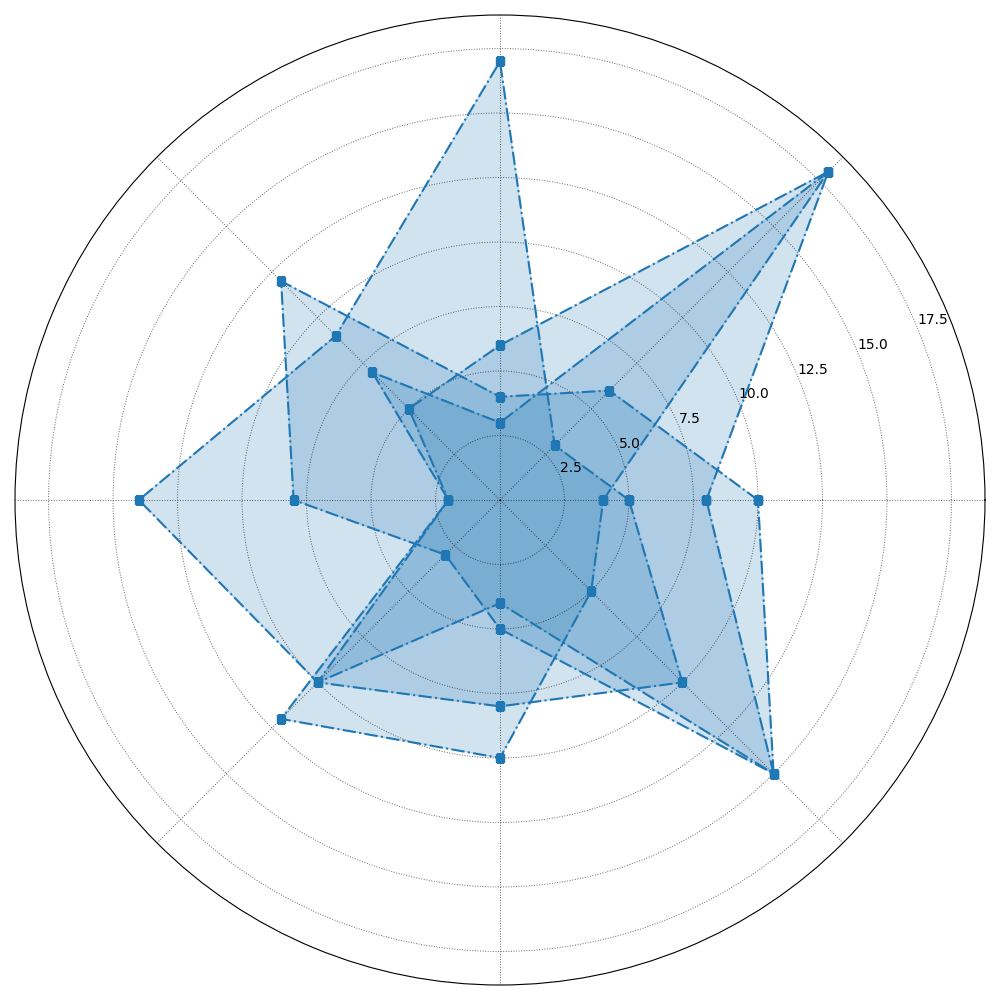

Recreate this plot in Python.
import matplotlib.pyplot as plt
import numpy as np

# The content within the data groups is altered
directions = ['N', 'NE', 'E', 'SE', 'S', 'SW', 'W', 'NW']
spring_winds = np.array([10, 6, 4, 12, 8, 3, 5, 15])
summer_winds = np.array([8, 18, 6, 5, 2, 10, 4, 15])
autumn_winds = np.array([5, 3, 17, 9, 14, 10, 8, 10])
winter_winds = np.array([4, 18, 3, 7, 2, 12, 10, 5])

wind_data = [spring_winds, summer_winds, autumn_winds, winter_winds]
angles = np.linspace(0, 2 * np.pi, len(directions), endpoint=False).tolist()
angles += angles[:1]

for i in range(len(wind_data)):
    wind_data[i] = np.append(wind_data[i], wind_data[i][0])

fig, ax = plt.subplots(figsize=(10, 10), subplot_kw=dict(polar=True))

single_color = '#1f77b4'

for data in wind_data:
    ax.plot(angles, data, marker='s', linestyle='-.', color=single_color, linewidth=1.5)
    ax.fill(angles, data, color=single_color, alpha=0.2)

ax.set_xticks(angles[:-1])
ax.set_xticklabels([])  # Direction labels are still removed
ax.grid(color='black', linestyle=':', linewidth=0.7, alpha=0.6)

plt.tight_layout()
plt.show()
